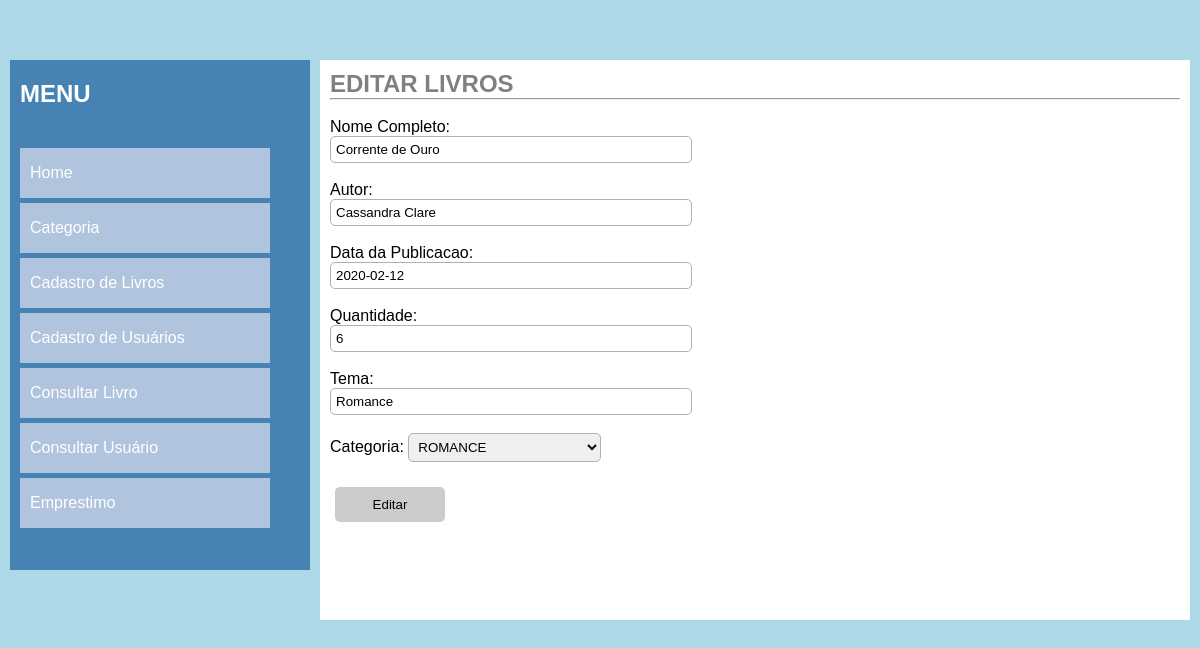
Screenshot of /alterarLivro.php?codlivro=1 with the database file from the repository.
### tables this page shows
CREATE TABLE IF NOT EXISTS `livros` (
  `codlivro` int(11) NOT NULL AUTO_INCREMENT,
  `nome` varchar(60) NOT NULL,
  `autor` varchar(45) NOT NULL,
  `data_publicacao` date NOT NULL,
  `quantidade` int(11) NOT NULL,
  `tema` varchar(45) NOT NULL,
  `categoria` int(11) DEFAULT NULL,
  PRIMARY KEY (`codlivro`),
  KEY `fk_codlivro` (`categoria`)
);

### alterarLivro.php (the view, shortened to what this page needs)
<?php
 include_once("conexao.php");
$codlivro=filter_input(INPUT_GET,'codlivro',FILTER_SANITIZE_NUMBER_INT);
$result_usuario = "SELECT * FROM livros where codlivro='$codlivro'";
$resultado_usuario = mysqli_query($conexao, $result_usuario);
$row_usuario = mysqli_fetch_assoc($resultado_usuario);
$filtro = isset($_GET['filtro'])?$_GET['filtro']:"";
$sql ="SELECT *FROM categoria where codcategoria like '%$filtro%'";
$consulta = mysqli_query($conexao, $sql);
 ?>
<!DOCTYPE html>
<html lang="en">
<head>
    <link rel="stylesheet" href="style.css">
</head>
<body>
<div class="container">
<nav>
        <h1 class="titulo">MENU</h1>
            <ul class="menu">
            <a href="index.php"><li>Home</li></a>
            <a href="categoria.php"><li>Categoria</li></a>
            <a href="livro.php"> <li>Cadastro de Livros</li></a>
            <a href="usuario.php"><li>Cadastro de Usuários</li></a>
            <a href="consultaLivro.php"><li>Consultar Livro</li></a>
            <a href="consultaUsuario.php"><li>Consultar Usuário</li></a>
            <a href="emprestimo.php"><li>Emprestimo</li></a>
            </ul>
        </nav>
    <section class="sectionUsuario">
    <h1>EDITAR LIVROS</h1>
    <hr> <br>
    <form action="editarLivro.php" method="POST" class="form">
        <tr>
        <td> Nome Completo: </td>
        <td><input type="text" name="nome" value="<?php echo $row_usuario['nome']; ?>"><br></td>
        </tr>
        <tr>
        <td>Autor:</td>
          <td><input type="text" name="autor" value="<?php echo $row_usuario['autor']; ?>" ><br></td>
        Data da Publicacao:<input type="text" name="data_publicacao" value="<?php echo $row_usuario['data_publicacao']; ?>" ><br>
       <td>Quantidade:</td>
       <td><input type="number" name="quantidade" value="<?php echo $row_usuario['quantidade']; ?>" > <br></td>
        </tr>
        <tr>
       <td> Tema:</td>
      <td><input type="text" name="tema" value="<?php echo $row_usuario['tema']; ?>" ><br></td>
      <tr>
       <td> Categoria:</td>
      <td><select name="categoria"value="<?php echo $row_usuario['categoria']; ?>"  >
      <?php
while ($dados = mysqli_fetch_array($consulta)){
  $codcategoria = $dados[0];
  $categoria = $dados[1];
  echo "<option value='$codcategoria'>$categoria</option>";
}
?>
        </td>
        </tr><br>
        <div class="botao">
       <input type="submit" value="Editar" class="btn">
</form>
    </section>
</div>
</body>
</html>

### style.css (style rules this page uses)
* { margin: 0; padding: 0; }
a { text-decoration: none; }
body { background-color: #ADD8E6; font-family: Verdana, Geneva, Tahoma, sans-serif; }
.container { margin: auto; width: 1200px; margin-top: 50px; padding: 10px; }
.titulo { margin-bottom: 40px; margin-top: 10px; color: #fff; }
nav { width: 300px; height: 510px; background-color: #4682B4; float: left; box-sizing: border-box; padding: 10px; }
section { width: 870px; height: 510px; margin-left: 10px; float: left; background-color: #fff; box-sizing: border-box; padding: 10px; }
.sectionUsuario { width: 870px; height: 560px; margin-left: 10px; float: left; background-color: #fff; box-sizing: border-box; padding: 10px; }
section h1 { color:#808080; }
ul.menu { list-style-type:none; }
ul.menu li { width: 250px; height: 50px; line-height: 30px; background-color: #B0C4DE; color: #fff; margin-top: 5px; box-sizing: border-box; padding: 10px; }
form input { padding: 2px; width: 350px; display: block; border: 1px solid#ccc; }
form input[type="text"] { padding: 5px; border-radius:5px; border: 1px solid rgb(177, 175, 175); }
form input[type="number"] { padding: 5px; border-radius:5px; border: 1px solid rgb(177, 175, 175); }
select { padding: 5px; border-radius:5px; border: 1px solid rgb(177, 175, 175); }
.botao { margin-top: 10px; display: flex; }
.btn { margin-top: 0px; margin: 5px; width: 110px; height: 35px; cursor: pointer; border: none; border-radius: 5px; background-color: #ccc; }
.btn { margin-top: 15px; }

### rows the page displays
livros: nome "Corrente de Ouro", autor "Cassandra Clare", data_publicacao "2020-02-12", quantidade "6", tema "Romance"

### other values shown
form field categoria "ROMANCE"
